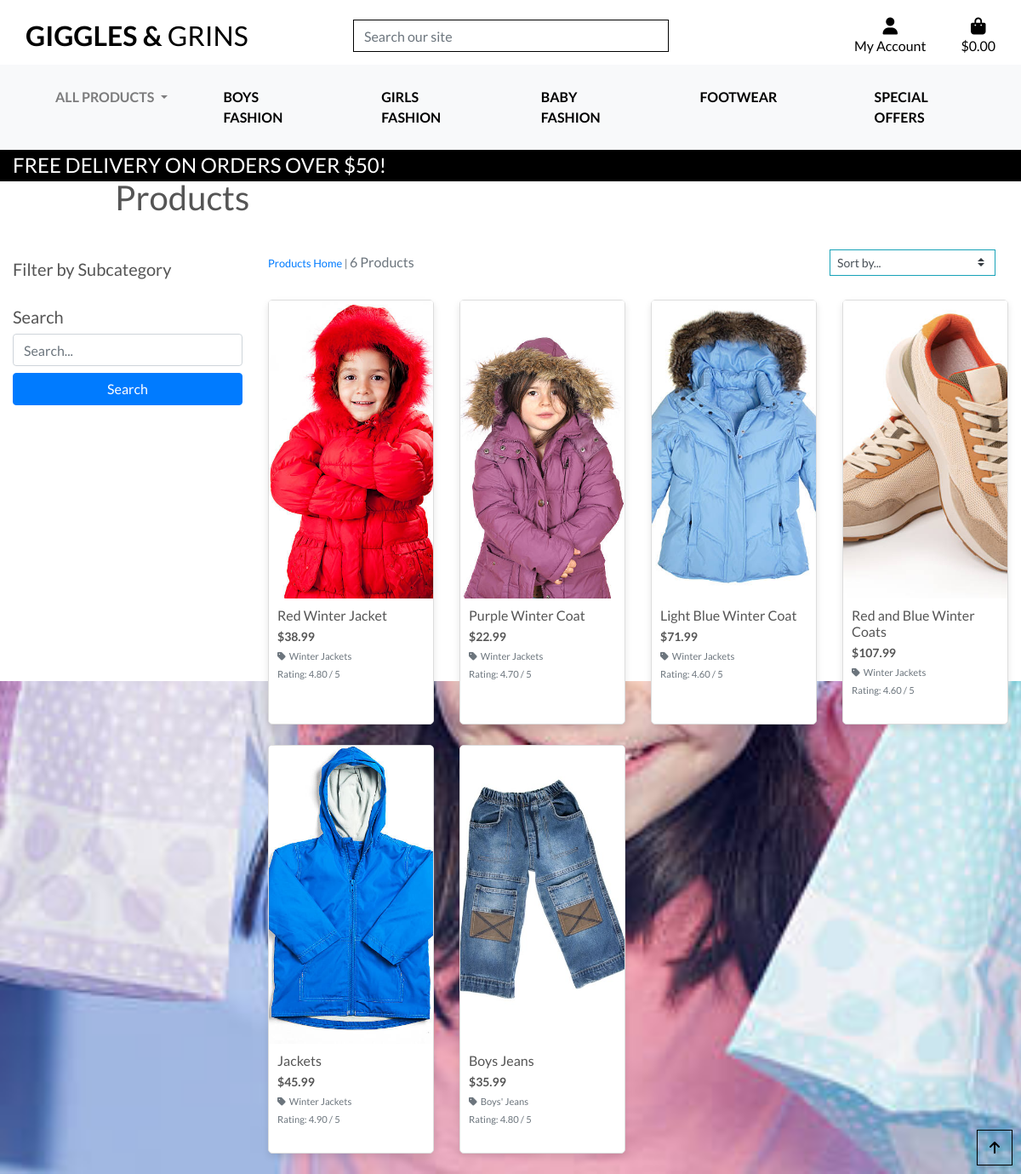
Page /products/category/All Products/ on the earlier database version.
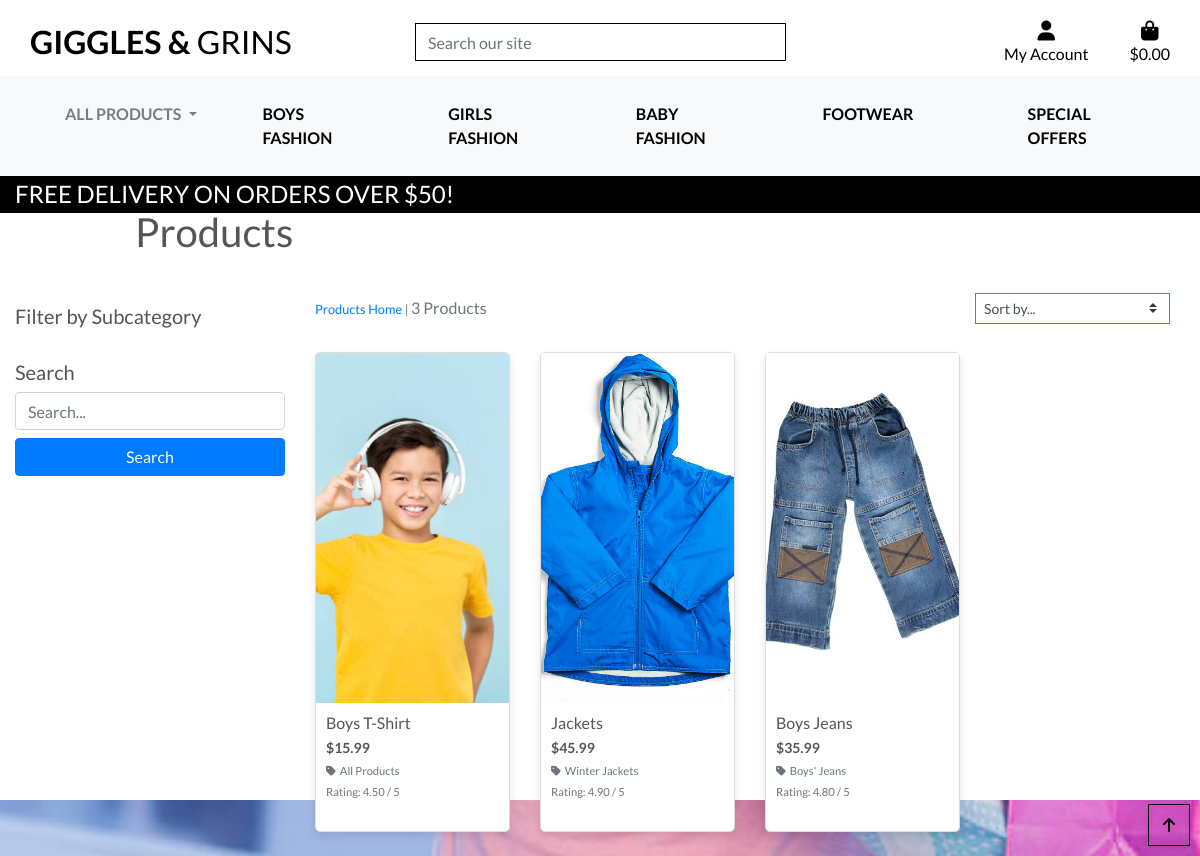
Same page on the later database version.
### products/models.py (models this page shows, shortened)
class Product(models.Model):
    category = models.ForeignKey('Category', null=True, blank=True, on_delete=models.SET_NULL)
    subcategory = models.ForeignKey('Subcategory', null=True, blank=True, on_delete=models.SET_NULL, related_name="products")
    sku = models.CharField(max_length=254, null=True, blank=True)
    name = models.CharField(max_length=254)
    description = models.TextField()
    has_sizes = models.BooleanField(default=False, null=True, blank=True)
    price = models.DecimalField(max_digits=6, decimal_places=2)
    rating = models.DecimalField(max_digits=6, decimal_places=2, null=True, blank=True)
    image_url = models.URLField(max_length=1024, null=True, blank=True)
    image = models.ImageField(upload_to='product_images/', blank=True, null=True)
    has_sizes = models.BooleanField(default=True)

class Subcategory(models.Model):
    category = models.ForeignKey(Category, on_delete=models.CASCADE, related_name="subcategories")
    name = models.CharField(max_length=254)
    friendly_name = models.CharField(max_length=255, null=True, blank=True)
    description = models.TextField(null=True, blank=True)

class Category(models.Model):
    name = models.CharField(max_length=254)
    friendly_name = models.CharField(max_length=254, null=True, blank=True)
    description = models.TextField(null=True, blank=True)
    class Meta:
        verbose_name_plural = 'Categories'

### products/views.py (the view)
# urls.py: path('category/<str:category_name>/', views.products_by_category, name='category_products'),
def products_by_category(request, category_name):
    try:
        category = Category.objects.get(name=category_name)
        products = Product.objects.filter(category=category)
        context = {
            'products': products,
            'current_category': category,
        }
        return render(request, 'products/products.html', context)
    except Category.DoesNotExist:
        messages.error(request, "The selected category does not exist.")
        return redirect('products')

### bag/contexts.py (called while the page is built, shortened)
def bag_contents(request):
    bag_items = []
    total = 0
    product_count = 0
    bag = request.session.get('bag', {})
    if total < settings.FREE_DELIVERY_THRESHOLD:
        delivery = total * Decimal(settings.STANDARD_DELIVERY_PERCENTAGE / 100)
        free_delivery_delta = settings.FREE_DELIVERY_THRESHOLD - total
    else:
        delivery = 0
        free_delivery_delta = 0
    grand_total = delivery + total
    context = {
        'bag_items': bag_items,
        'total': total,
        'product_count': product_count,
        'delivery': delivery,
        'free_delivery_delta': free_delivery_delta,
        'free_delivery_threshold': settings.FREE_DELIVERY_THRESHOLD,
        'grand_total': grand_total,
    }
    return context

### products/context_processors.py (called while the page is built)
def categories_with_subcategories(request):
    categories = Category.objects.prefetch_related("subcategories").all()
    return {"categories_with_subcategories": categories}

### products/templates/products/products.html (shortened to what the changed rows need)
{% extends "base.html" %}
{% load static %}
{% block page_header %}
    <div class="container header-container">
        <div class="row">
            <div class="col">
                <h1 class="my-4">Products</h1>
            </div>
        </div>
    </div>
{% endblock %}
{% block content %}
<div class="container-fluid">
    <div class="row">
        <div class="col-md-9">
            <div class="row mb-3">
                <div class="col-12 col-md-6 order-md-first">
                    <p class="text-muted mt-3 text-center text-md-left">
                        {% if search_term or current_categories or current_sorting != 'None_None' %}
                            <span class="small"><a href="{% url 'products' %}">Products Home</a> | </span>
                        {% endif %}
                        {{ products|length }} Products{% if search_term %} found for <strong>"{{ search_term }}"</strong>{% endif %}
                    </p>
                </div>
            </div>
            <div class="row">
                {% for product in products %}
                    <div class="col-sm-6 col-md-4 col-lg-3 mb-4">
                        <div class="card h-100">
                            <a href="{% url 'product_detail' product.id %}">
                                {% if product.image %}
                                    <img class="card-img-top" src="{{ product.image.url }}" alt="{{ product.name }}">
                                {% elif product.image_url %}
                                    <img class="card-img-top" src="{{ product.image_url }}" alt="{{ product.name }}">
                                {% else %}
                                    <img class="card-img-top" src="{{ MEDIA_URL }}noimage.png" alt="{{ product.name }}">
                                {% endif %}
                            </a>
                            <div class="card-body">
                                <h5 class="card-title">{{ product.name }}</h5>
                                <p class="card-text font-weight-bold">${{ product.price }}</p>
                                {% if product.subcategory %}
                                    <p class="small mt-1 mb-0">
                                        <a class="text-muted" href="{% url 'products' %}?subcategory={{ product.subcategory.name }}">
                                            <i class="fas fa-tag mr-1"></i>{{ product.subcategory.friendly_name }}
                                        </a>
                                    </p>
                                {% elif product.category %}
                                    <p class="small mt-1 mb-0">
                                        <a class="text-muted" href="{% url 'products' %}?category={{ product.category.name }}">
                                            <i class="fas fa-tag mr-1"></i>{{ product.category.friendly_name }}
                                        </a>
                                    </p>
                                {% endif %}
                                {% if product.rating %}
                                    <p class="card-text"><small class="text-muted">Rating: {{ product.rating }} / 5</small></p>
                                {% else %}
                                    <p class="card-text"><small class="text-muted">No Rating</small></p>
                                {% endif %}
                            </div>
                        </div>
                    </div>
                {% empty %}
                    <div class="col-12">
                        <p class="text-center">No products found.</p>
                    </div>
                {% endfor %}
            </div>
        </div>
    </div>
</div>
{% endblock %}

Differences in the rows shown:
no longer on this page (row edited): Product: image (picture), name "Red Winter Jacket", price "38.99", subcategory.friendly_name "Winter Jackets", rating "4.80"
no longer on this page (row edited): Product: image (picture), name "Purple Winter Coat", price "22.99", subcategory.friendly_name "Winter Jackets", rating "4.70"
no longer on this page (row edited): Product: image (picture), name "Light Blue Winter Coat", price "71.99", subcategory.friendly_name "Winter Jackets", rating "4.60"
no longer on this page (row edited): Product: image (picture), name "Red and Blue Winter Coats", price "107.99", subcategory.friendly_name "Winter Jackets", rating "4.60"
now on this page (row edited): Product: image (picture), name "Boys T-Shirt", price "15.99", category.friendly_name "All Products", rating "4.50"
Other differences:
{{ products|length }}: "6" → "3"
